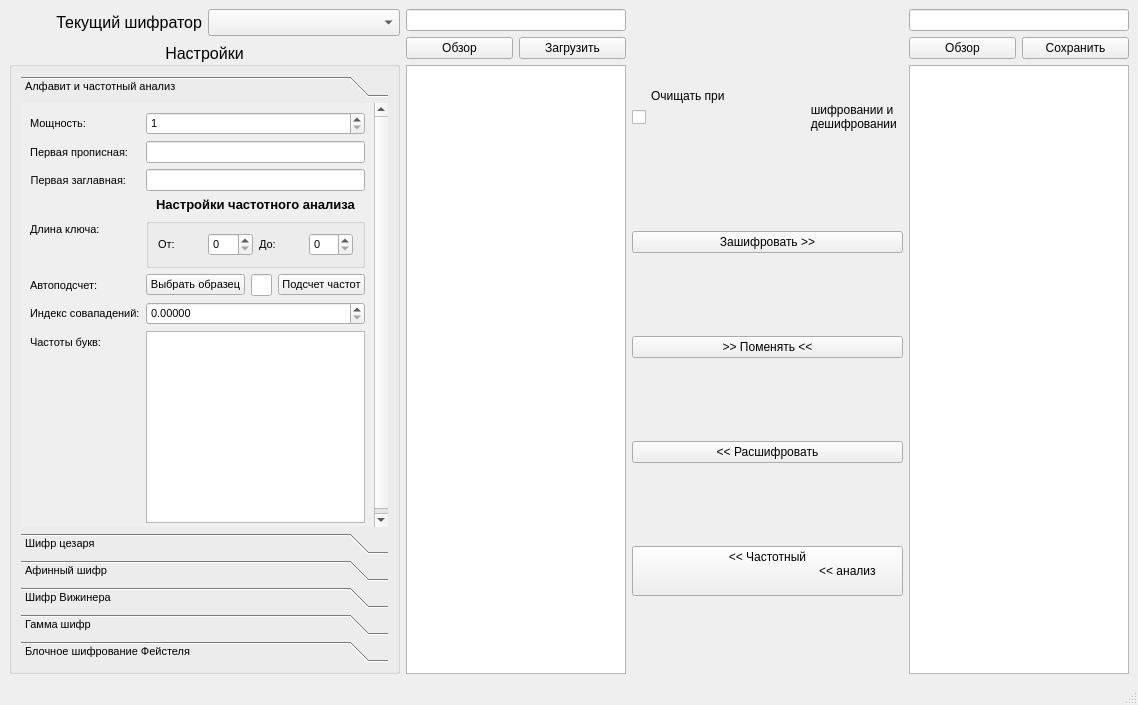
<?xml version="1.0" encoding="UTF-8"?>
<ui version="4.0">
    <class>MainWindow</class>
    <widget class="QMainWindow" name="MainWindow">
        <property name="geometry">
            <rect>
                <x>0</x>
                <y>0</y>
                <width>1138</width>
                <height>705</height>
            </rect>
        </property>
        <property name="windowTitle">
            <string>MainWindow</string>
        </property>
        <widget class="QWidget" name="centralwidget">
            <layout class="QHBoxLayout" name="horizontalLayout_5">
                <item>
                    <layout class="QVBoxLayout" name="verticalLayout_6">
                        <item>
                            <layout class="QHBoxLayout" name="horizontalLayout_6">
                                <item>
                                    <widget class="QLabel" name="label_24">
                                        <property name="font">
                                            <font>
                                                <pointsize>12</pointsize>
                                            </font>
                                        </property>
                                        <property name="text">
                                            <string>Текущий шифратор</string>
                                        </property>
                                        <property name="alignment">
                                            <set>Qt::AlignRight|Qt::AlignTrailing|Qt::AlignVCenter</set>
                                        </property>
                                    </widget>
                                </item>
                                <item>
                                    <widget class="QComboBox" name="cmbCurCipher">
                                        <property name="font">
                                            <font>
                                                <pointsize>12</pointsize>
                                                <weight>75</weight>
                                                <bold>true</bold>
                                            </font>
                                        </property>
                                    </widget>
                                </item>
                            </layout>
                        </item>
                        <item>
                            <widget class="QGroupBox" name="gbSettings">
                                <property name="font">
                                    <font>
                                        <pointsize>12</pointsize>
                                        <weight>50</weight>
                                        <bold>false</bold>
                                    </font>
                                </property>
                                <property name="title">
                                    <string>Настройки</string>
                                </property>
                                <property name="alignment">
                                    <set>Qt::AlignCenter</set>
                                </property>
                                <layout class="QVBoxLayout" name="verticalLayout_4">
                                    <item>
                                        <widget class="QToolBox" name="tbSettings">
                                            <property name="font">
                                                <font>
                                                    <pointsize>8</pointsize>
                                                    <weight>50</weight>
                                                    <bold>false</bold>
                                                </font>
                                            </property>
                                            <property name="currentIndex">
                                                <number>0</number>
                                            </property>
                                            <widget class="QWidget" name="pageAlphabet">
                                                <property name="geometry">
                                                    <rect>
                                                        <x>0</x>
                                                        <y>0</y>
                                                        <width>457</width>
                                                        <height>481</height>
                                                    </rect>
                                                </property>
                                                <attribute name="label">
                                                    <string>Алфавит и частотный анализ</string>
                                                </attribute>
                                                <layout class="QFormLayout" name="formLayout">
                                                    <item row="0" column="0">
                                                        <widget class="QLabel" name="label">
                                                            <property name="text">
                                                                <string>Мощность:</string>
                                                            </property>
                                                            <property name="alignment">
                                                                <set>Qt::AlignRight|Qt::AlignTrailing|Qt::AlignVCenter
                                                                </set>
                                                            </property>
                                                        </widget>
                                                    </item>
                                                    <item row="0" column="1">
                                                        <widget class="QSpinBox" name="sbAbcLength">
                                                            <property name="minimum">
                                                                <number>1</number>
                                                            </property>
                                                            <property name="maximum">
                                                                <number>2999</number>
                                                            </property>
                                                        </widget>
                                                    </item>
                                                    <item row="1" column="0">
                                                        <widget class="QLabel" name="label_2">
                                                            <property name="text">
                                                                <string>Первая прописная:</string>
                                                            </property>
                                                            <property name="alignment">
                                                                <set>Qt::AlignRight|Qt::AlignTrailing|Qt::AlignVCenter
                                                                </set>
                                                            </property>
                                                        </widget>
                                                    </item>
                                                    <item row="1" column="1">
                                                        <widget class="QLineEdit" name="leAbcFL">
                                                            <property name="maxLength">
                                                                <number>1</number>
                                                            </property>
                                                        </widget>
                                                    </item>
                                                    <item row="2" column="0">
                                                        <widget class="QLabel" name="label_3">
                                                            <property name="text">
                                                                <string>Первая заглавная:</string>
                                                            </property>
                                                            <property name="alignment">
                                                                <set>Qt::AlignRight|Qt::AlignTrailing|Qt::AlignVCenter
                                                                </set>
                                                            </property>
                                                        </widget>
                                                    </item>
                                                    <item row="2" column="1">
                                                        <widget class="QLineEdit" name="leAbcFU">
                                                            <property name="maxLength">
                                                                <number>1</number>
                                                            </property>
                                                        </widget>
                                                    </item>
                                                    <item row="8" column="0">
                                                        <widget class="QLabel" name="label_6">
                                                            <property name="text">
                                                                <string>Автоподсчет:</string>
                                                            </property>
                                                        </widget>
                                                    </item>
                                                    <item row="8" column="1">
                                                        <layout class="QHBoxLayout" name="horizontalLayout_2">
                                                            <item>
                                                                <widget class="QPushButton" name="btnAbcLoadSource">
                                                                    <property name="text">
                                                                        <string>Выбрать образец</string>
                                                                    </property>
                                                                </widget>
                                                            </item>
                                                            <item>
                                                                <widget class="QLineEdit" name="leAbcSourcePath"/>
                                                            </item>
                                                            <item>
                                                                <widget class="QPushButton" name="btnAbcCalcFreqs">
                                                                    <property name="text">
                                                                        <string>Подсчет частот</string>
                                                                    </property>
                                                                </widget>
                                                            </item>
                                                        </layout>
                                                    </item>
                                                    <item row="11" column="0">
                                                        <widget class="QLabel" name="label_4">
                                                            <property name="text">
                                                                <string>Индекс совападений:</string>
                                                            </property>
                                                            <property name="textFormat">
                                                                <enum>Qt::PlainText</enum>
                                                            </property>
                                                            <property name="wordWrap">
                                                                <bool>true</bool>
                                                            </property>
                                                        </widget>
                                                    </item>
                                                    <item row="11" column="1">
                                                        <widget class="QDoubleSpinBox" name="dsbAbcFrequency">
                                                            <property name="decimals">
                                                                <number>5</number>
                                                            </property>
                                                            <property name="maximum">
                                                                <double>1.000000000000000</double>
                                                            </property>
                                                        </widget>
                                                    </item>
                                                    <item row="12" column="0">
                                                        <widget class="QLabel" name="label_5">
                                                            <property name="text">
                                                                <string>Частоты букв:</string>
                                                            </property>
                                                        </widget>
                                                    </item>
                                                    <item row="12" column="1">
                                                        <widget class="QTableWidget" name="tvAbcLettersFreqs"/>
                                                    </item>
                                                    <item row="3" column="1">
                                                        <widget class="QLabel" name="label_25">
                                                            <property name="font">
                                                                <font>
                                                                    <pointsize>10</pointsize>
                                                                    <weight>75</weight>
                                                                    <bold>true</bold>
                                                                </font>
                                                            </property>
                                                            <property name="text">
                                                                <string>Настройки частотного анализа</string>
                                                            </property>
                                                            <property name="alignment">
                                                                <set>Qt::AlignCenter</set>
                                                            </property>
                                                        </widget>
                                                    </item>
                                                    <item row="7" column="0">
                                                        <widget class="QLabel" name="label_26">
                                                            <property name="text">
                                                                <string>Длина ключа:</string>
                                                            </property>
                                                        </widget>
                                                    </item>
                                                    <item row="7" column="1">
                                                        <widget class="QGroupBox" name="horizontalGroupBox_2">
                                                            <layout class="QHBoxLayout" name="horizontalLayout_7">
                                                                <item>
                                                                    <widget class="QLabel" name="label_27">
                                                                        <property name="text">
                                                                            <string>От:</string>
                                                                        </property>
                                                                    </widget>
                                                                </item>
                                                                <item>
                                                                    <widget class="QSpinBox" name="sbFreqKeyFrom"/>
                                                                </item>
                                                                <item>
                                                                    <widget class="QLabel" name="label_28">
                                                                        <property name="text">
                                                                            <string>До:</string>
                                                                        </property>
                                                                    </widget>
                                                                </item>
                                                                <item>
                                                                    <widget class="QSpinBox" name="sbFreqKeyTo"/>
                                                                </item>
                                                            </layout>
                                                        </widget>
                                                    </item>
                                                </layout>
                                            </widget>
                                            <widget class="QWidget" name="pageCaesar">
                                                <property name="geometry">
                                                    <rect>
                                                        <x>0</x>
                                                        <y>0</y>
                                                        <width>474</width>
                                                        <height>426</height>
                                                    </rect>
                                                </property>
                                                <attribute name="label">
                                                    <string>Шифр цезаря</string>
                                                </attribute>
                                                <layout class="QFormLayout" name="formLayout_2">
                                                    <item row="0" column="0">
                                                        <widget class="QLabel" name="label_7">
                                                            <property name="text">
                                                                <string>Ключ:</string>
                                                            </property>
                                                        </widget>
                                                    </item>
                                                    <item row="0" column="1">
                                                        <widget class="QSpinBox" name="sbCaesarKey"/>
                                                    </item>
                                                </layout>
                                            </widget>
                                            <widget class="QWidget" name="pageAffine">
                                                <property name="geometry">
                                                    <rect>
                                                        <x>0</x>
                                                        <y>0</y>
                                                        <width>474</width>
                                                        <height>426</height>
                                                    </rect>
                                                </property>
                                                <attribute name="label">
                                                    <string>Афинный шифр</string>
                                                </attribute>
                                                <layout class="QFormLayout" name="formLayout_3">
                                                    <item row="2" column="0">
                                                        <widget class="QLabel" name="label_8">
                                                            <property name="text">
                                                                <string>B:</string>
                                                            </property>
                                                        </widget>
                                                    </item>
                                                    <item row="2" column="1">
                                                        <widget class="QSpinBox" name="sbAffineB"/>
                                                    </item>
                                                    <item row="0" column="1">
                                                        <widget class="QSpinBox" name="sbAffineA"/>
                                                    </item>
                                                    <item row="0" column="0">
                                                        <widget class="QLabel" name="label_9">
                                                            <property name="text">
                                                                <string>A:</string>
                                                            </property>
                                                        </widget>
                                                    </item>
                                                    <item row="3" column="0">
                                                        <widget class="QLabel" name="label_10">
                                                            <property name="text">
                                                                <string>-A:</string>
                                                            </property>
                                                        </widget>
                                                    </item>
                                                    <item row="3" column="1">
                                                        <widget class="QSpinBox" name="sbAffine_A"/>
                                                    </item>
                                                </layout>
                                            </widget>
                                            <widget class="QWidget" name="pageViginer">
                                                <property name="geometry">
                                                    <rect>
                                                        <x>0</x>
                                                        <y>0</y>
                                                        <width>474</width>
                                                        <height>426</height>
                                                    </rect>
                                                </property>
                                                <attribute name="label">
                                                    <string>Шифр Вижинера</string>
                                                </attribute>
                                                <layout class="QFormLayout" name="formLayout_4">
                                                    <item row="0" column="0">
                                                        <widget class="QLabel" name="label_11">
                                                            <property name="text">
                                                                <string>Ключ:</string>
                                                            </property>
                                                        </widget>
                                                    </item>
                                                    <item row="0" column="1">
                                                        <widget class="QLineEdit" name="leViginerKey"/>
                                                    </item>
                                                </layout>
                                            </widget>
                                            <widget class="QWidget" name="pageGamma">
                                                <property name="geometry">
                                                    <rect>
                                                        <x>0</x>
                                                        <y>0</y>
                                                        <width>474</width>
                                                        <height>426</height>
                                                    </rect>
                                                </property>
                                                <attribute name="label">
                                                    <string>Гамма шифр</string>
                                                </attribute>
                                                <layout class="QFormLayout" name="formLayout_5">
                                                    <item row="6" column="0">
                                                        <widget class="QLabel" name="label_12">
                                                            <property name="text">
                                                                <string>Нач. ключ:</string>
                                                            </property>
                                                        </widget>
                                                    </item>
                                                    <item row="6" column="1">
                                                        <widget class="QSpinBox" name="sbGammaInitKey">
                                                            <property name="maximum">
                                                                <number>99999</number>
                                                            </property>
                                                        </widget>
                                                    </item>
                                                    <item row="1" column="1">
                                                        <widget class="QSpinBox" name="sbGammaA">
                                                            <property name="maximum">
                                                                <number>99999</number>
                                                            </property>
                                                        </widget>
                                                    </item>
                                                    <item row="3" column="1">
                                                        <widget class="QSpinBox" name="sbGammaB">
                                                            <property name="maximum">
                                                                <number>99999</number>
                                                            </property>
                                                        </widget>
                                                    </item>
                                                    <item row="3" column="0">
                                                        <widget class="QLabel" name="label_14">
                                                            <property name="text">
                                                                <string>B:</string>
                                                            </property>
                                                        </widget>
                                                    </item>
                                                    <item row="1" column="0">
                                                        <widget class="QLabel" name="label_13">
                                                            <property name="text">
                                                                <string>A:</string>
                                                            </property>
                                                        </widget>
                                                    </item>
                                                    <item row="4" column="1">
                                                        <widget class="QSpinBox" name="sbGammaM">
                                                            <property name="maximum">
                                                                <number>99999</number>
                                                            </property>
                                                        </widget>
                                                    </item>
                                                    <item row="4" column="0">
                                                        <widget class="QLabel" name="label_15">
                                                            <property name="text">
                                                                <string>M:</string>
                                                            </property>
                                                        </widget>
                                                    </item>
                                                </layout>
                                            </widget>
                                            <widget class="QWidget" name="pageFeistel">
                                                <property name="geometry">
                                                    <rect>
                                                        <x>0</x>
                                                        <y>0</y>
                                                        <width>474</width>
                                                        <height>426</height>
                                                    </rect>
                                                </property>
                                                <attribute name="label">
                                                    <string>Блочное шифрование Фейстеля</string>
                                                </attribute>
                                                <layout class="QGridLayout" name="gridLayout_2">
                                                    <item row="5" column="1" colspan="2">
                                                        <widget class="QSpinBox" name="sbFeistelA">
                                                            <property name="maximum">
                                                                <number>99999</number>
                                                            </property>
                                                        </widget>
                                                    </item>
                                                    <item row="6" column="0">
                                                        <widget class="QLabel" name="label_22">
                                                            <property name="text">
                                                                <string>B:</string>
                                                            </property>
                                                        </widget>
                                                    </item>
                                                    <item row="1" column="2">
                                                        <widget class="QLineEdit" name="leFeistelEmptyChar">
                                                            <property name="maxLength">
                                                                <number>1</number>
                                                            </property>
                                                        </widget>
                                                    </item>
                                                    <item row="7" column="0">
                                                        <widget class="QLabel" name="label_23">
                                                            <property name="text">
                                                                <string>M:</string>
                                                            </property>
                                                        </widget>
                                                    </item>
                                                    <item row="8" column="0">
                                                        <widget class="QLabel" name="label_21">
                                                            <property name="text">
                                                                <string>Нач. ключ:</string>
                                                            </property>
                                                        </widget>
                                                    </item>
                                                    <item row="1" column="0" colspan="2">
                                                        <widget class="QLabel" name="label_17">
                                                            <property name="text">
                                                                <string>Дополняющий символ:</string>
                                                            </property>
                                                        </widget>
                                                    </item>
                                                    <item row="3" column="2">
                                                        <widget class="QLabel" name="label_19">
                                                            <property name="text">
                                                                <string>В качестве функции шифрования - Гамма шифр,
                                                                    настройте его
                                                                </string>
                                                            </property>
                                                        </widget>
                                                    </item>
                                                    <item row="8" column="1" colspan="2">
                                                        <widget class="QSpinBox" name="sbFeistelInitKey">
                                                            <property name="maximum">
                                                                <number>99999</number>
                                                            </property>
                                                        </widget>
                                                    </item>
                                                    <item row="0" column="2">
                                                        <widget class="QSpinBox" name="sbFeistelBlockSize">
                                                            <property name="minimum">
                                                                <number>2</number>
                                                            </property>
                                                            <property name="maximum">
                                                                <number>1024</number>
                                                            </property>
                                                            <property name="singleStep">
                                                                <number>2</number>
                                                            </property>
                                                        </widget>
                                                    </item>
                                                    <item row="5" column="0">
                                                        <widget class="QLabel" name="label_20">
                                                            <property name="text">
                                                                <string>A:</string>
                                                            </property>
                                                        </widget>
                                                    </item>
                                                    <item row="0" column="0">
                                                        <widget class="QLabel" name="label_16">
                                                            <property name="text">
                                                                <string>Размер блока:</string>
                                                            </property>
                                                        </widget>
                                                    </item>
                                                    <item row="6" column="1" colspan="2">
                                                        <widget class="QSpinBox" name="sbFeistelB">
                                                            <property name="maximum">
                                                                <number>99999</number>
                                                            </property>
                                                        </widget>
                                                    </item>
                                                    <item row="7" column="1" colspan="2">
                                                        <widget class="QSpinBox" name="sbFeistelM">
                                                            <property name="maximum">
                                                                <number>99999</number>
                                                            </property>
                                                        </widget>
                                                    </item>
                                                    <item row="2" column="0" colspan="2">
                                                        <widget class="QLabel" name="label_18">
                                                            <property name="text">
                                                                <string>Раундов шифрования:</string>
                                                            </property>
                                                        </widget>
                                                    </item>
                                                    <item row="2" column="2">
                                                        <widget class="QSpinBox" name="sbFeistelRounds">
                                                            <property name="minimum">
                                                                <number>1</number>
                                                            </property>
                                                            <property name="maximum">
                                                                <number>1024</number>
                                                            </property>
                                                            <property name="singleStep">
                                                                <number>1</number>
                                                            </property>
                                                        </widget>
                                                    </item>
                                                </layout>
                                            </widget>
                                        </widget>
                                    </item>
                                </layout>
                            </widget>
                        </item>
                    </layout>
                </item>
                <item>
                    <layout class="QHBoxLayout" name="horizontalLayout_3">
                        <item>
                            <layout class="QVBoxLayout" name="verticalLayout_2">
                                <item>
                                    <widget class="QLineEdit" name="leSourcePath"/>
                                </item>
                                <item>
                                    <layout class="QHBoxLayout" name="horizontalLayout">
                                        <item>
                                            <widget class="QPushButton" name="btnSetSource">
                                                <property name="text">
                                                    <string>Обзор</string>
                                                </property>
                                            </widget>
                                        </item>
                                        <item>
                                            <widget class="QPushButton" name="btnLoadSource">
                                                <property name="text">
                                                    <string>Загрузить</string>
                                                </property>
                                            </widget>
                                        </item>
                                    </layout>
                                </item>
                                <item>
                                    <widget class="QPlainTextEdit" name="ptInputText"/>
                                </item>
                            </layout>
                        </item>
                        <item>
                            <layout class="QVBoxLayout" name="verticalLayout">
                                <item>
                                    <widget class="QCheckBox" name="cbClearText">
                                        <property name="text">
                                            <string>Очищать при
                                                шифровании и
                                                дешифровании
                                            </string>
                                        </property>
                                    </widget>
                                </item>
                                <item>
                                    <widget class="QPushButton" name="btnCiphering">
                                        <property name="text">
                                            <string>Зашифровать &gt;&gt;</string>
                                        </property>
                                    </widget>
                                </item>
                                <item>
                                    <widget class="QPushButton" name="btnSwap">
                                        <property name="text">
                                            <string>&gt;&gt; Поменять &lt;&lt;</string>
                                        </property>
                                    </widget>
                                </item>
                                <item>
                                    <widget class="QPushButton" name="btnDeciphering">
                                        <property name="text">
                                            <string>&lt;&lt; Расшифровать</string>
                                        </property>
                                    </widget>
                                </item>
                                <item>
                                    <widget class="QPushButton" name="btnFreqAnalysis">
                                        <property name="text">
                                            <string>&lt;&lt; Частотный
                                                &lt;&lt; анализ
                                            </string>
                                        </property>
                                    </widget>
                                </item>
                            </layout>
                        </item>
                        <item>
                            <layout class="QVBoxLayout" name="verticalLayout_3">
                                <item>
                                    <widget class="QLineEdit" name="leOutPath"/>
                                </item>
                                <item>
                                    <layout class="QHBoxLayout" name="horizontalLayout_4">
                                        <item>
                                            <widget class="QPushButton" name="btnSetOut">
                                                <property name="text">
                                                    <string>Обзор</string>
                                                </property>
                                            </widget>
                                        </item>
                                        <item>
                                            <widget class="QPushButton" name="btnSaveSource">
                                                <property name="text">
                                                    <string>Сохранить</string>
                                                </property>
                                            </widget>
                                        </item>
                                    </layout>
                                </item>
                                <item>
                                    <widget class="QPlainTextEdit" name="ptOutText"/>
                                </item>
                            </layout>
                        </item>
                    </layout>
                </item>
            </layout>
        </widget>
        <widget class="QMenuBar" name="menubar">
            <property name="geometry">
                <rect>
                    <x>0</x>
                    <y>0</y>
                    <width>1138</width>
                    <height>21</height>
                </rect>
            </property>
        </widget>
        <widget class="QStatusBar" name="statusbar"/>
    </widget>
    <tabstops>
        <tabstop>sbAbcLength</tabstop>
        <tabstop>leAbcFL</tabstop>
        <tabstop>leAbcFU</tabstop>
    </tabstops>
    <resources/>
    <connections/>
</ui>
